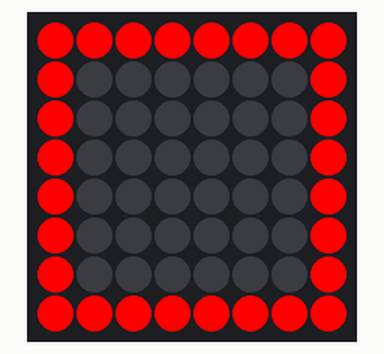
Simulated run of this sketch. Board: Arduino Uno, built with avr-gcc and run on an emulated ATmega328P. On the bench: 8×8 RGB LED matrix (first LED top left, wired row by row). What the sketch prints to the serial monitor is not drawn.

Above: at 0.1 s.
At 0.81 s:
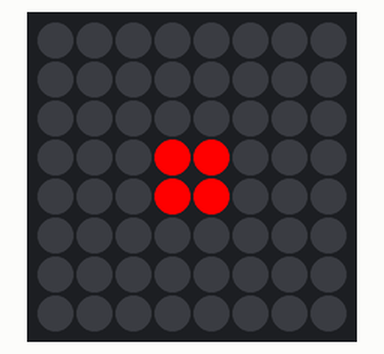
At 1.32 s:
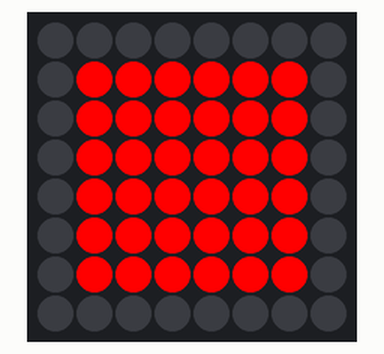
At 1.93 s:
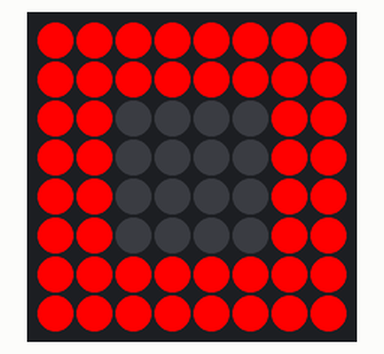
At 2.34 s:
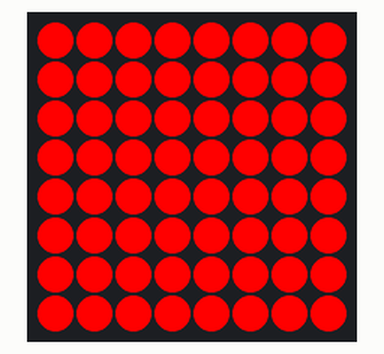
At 2.75 s:
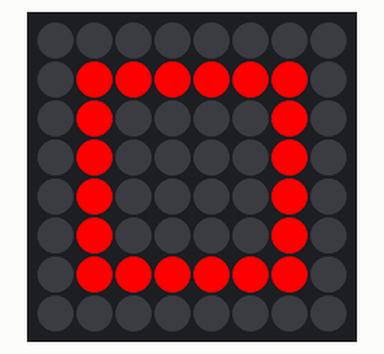

The sketch:

squares.ino
```cpp
// Concentric Squares

#include <Wire.h>
#include "Adafruit_LEDBackpack.h"
#include "Adafruit_GFX.h"

Adafruit_BicolorMatrix matrix = Adafruit_BicolorMatrix();

int colors[] = {LED_RED, LED_GREEN, LED_YELLOW, LED_RED, LED_YELLOW};

void setup() {
  Serial.begin(9600);
  Serial.println("8x8 LED Matrix Test");

  matrix.begin(0x70);  // pass in the address
  matrix.setRotation(0);
}

void loop() {

  // one line at a time, getting smaller
  for (int r = 4; r > 0; r--) {
    int pos = 4 - r;
    int width = r * 2;
    matrix.drawRect(pos, pos, width, width, LED_RED);
    matrix.writeDisplay();
    delay(200);
    matrix.clear();
  }

   matrix.writeDisplay();

  // filling in, getting smaller
  for (int r = 1; r < 5; r++) {
    int pos = 4 - r;
    int width = r * 2;
    matrix.drawRect(pos, pos, width, width, LED_RED);
    matrix.writeDisplay();
    delay(200);
  }

  matrix.clear();

  // filling in, getting smaller
  for (int r = 4; r > 0; r--) {
    int pos = 4 - r;
    int width = r * 2;
    matrix.drawRect(pos, pos, width, width, LED_RED);
    matrix.writeDisplay();
    delay(200);
  }

  matrix.clear();

}
```

Measured:
- by itself, everything shown: repeats every 2.4 s, in 11 steps
- what the display in image 1 shows lasts 0.4 s, from 0.6 s to 1.0 s
